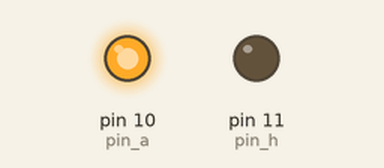
Simulated run of this sketch. Board: Arduino Uno, built with avr-gcc and run on an emulated ATmega328P. Parts: output pins drawn as LEDs (lit = HIGH).

Above: at 2.5 s.
At 8.5 s:
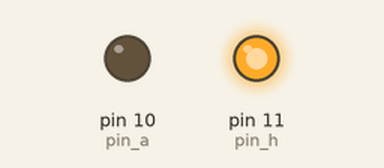
Timing chart, 0 to 15.6 s (numbered marks = the images above):
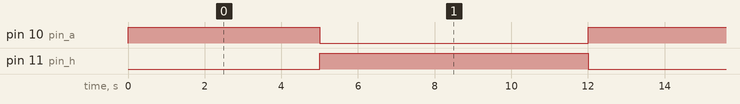

The sketch:

TP1C-Punto1B.ino
```cpp
//Universidad Tecnologica Nacional - Facultad Regional Tucuman
//Departamento de Ingenieria Electronica - Sistemas de Control Biomedico
//by Fernandez Francisco Alberto

 //Programa que gira un motor en sentido antihorario y luego en sentido horario

const int pin_h=11;  //pin 11 para girar al motor en sentido horario
const int pin_a=10;  //pin 10 para girar al motor en sentido antihorario

void setup() {
    pinMode(pin_h,OUTPUT);
    pinMode(pin_a,OUTPUT);
}

void loop() {
    //giramos al motor en sentido antihorario durante 5 segundos
    digitalWrite(pin_a,HIGH);
    digitalWrite(pin_h,LOW);
    delay(5000);
    digitalWrite(pin_a,LOW);
    //giramos al motor en sentido horario por 7 segundos
    digitalWrite(pin_h,HIGH);
    delay(7000);
}
```

Measured:
- by itself, pin 10 (pin_a): alternates HIGH for 5.0 s and LOW for 7.0 s
- by itself, pin 11 (pin_h): alternates HIGH for 7.0 s and LOW for 5.0 s
